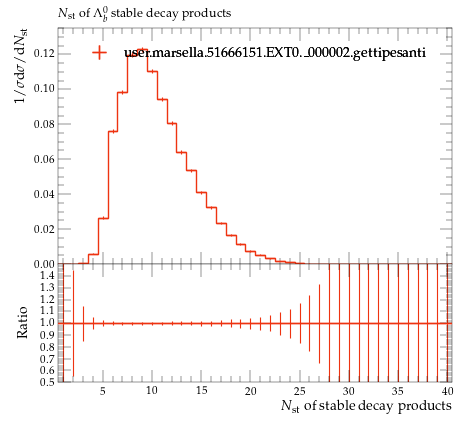

Source code (Python):
#! /usr/bin/env python

# This Python script was auto-generated using YODA v2.0.2.
# Analysis object: /MC_HFDECAYS/LAMBDAB_stable_mult
# Timestamp: 24-07-2026 (16:40:05)

import matplotlib as mpl
import matplotlib.pyplot as plt
mpl.use('Agg') # comment out for interactive use
import os
import numpy as np

plotDir = os.path.split(os.path.realpath(__file__))[0]
if 'YODA_USER_PLOT_PATH' in globals():
    plot_outdir = globals()['YODA_USER_PLOT_PATH']
else:
    plot_outdir = plotDir

#plot style
plt.style.use(os.path.join(plotDir, '../default.mplstyle'))
# plot metadata
figW, figH = plt.rcParams['figure.figsize']
ax_xLabel = r'$N_\mathrm{st}$ of stable decay products'
ax_yLabel = r'$1/\sigma \mathrm{d}\sigma/\mathrm{d}N_\mathrm{st}$'
ax_title  = r'$N_\mathrm{st}$ of $\Lambda^0_b$ stable decay products'
ax_xScale = 'linear'
ax_yScale = 'linear'
xLims = (0.5, 40.5)
yLims = (0.0, 0.13518538000000002)

# TeX-friendly labels for the legend
labels = {
    'legend' : ([ r"user.marsella.51666151.EXT0.\_000002.gettipesanti" ], r""),
}

# Adjust canvas width and height
canvasW = 10.0
canvasH = 9.0
figW *= canvasW/10.
figH *= canvasH/9.

# Create figure and axis objects
fig, (ax, ratio0_ax) = plt.subplots(2, 1, sharex=True,
                  figsize=(figW,figH), gridspec_kw={'height_ratios': (6.0, 3.0)})

# Set figure margins
plt.subplots_adjust(
    left   = 1.0 * plt.rcParams['figure.subplot.left'],
    right  = 1.0 * plt.rcParams['figure.subplot.right'],
    top    = 1.0 * plt.rcParams['figure.subplot.top'],
    bottom = 1.0 * plt.rcParams['figure.subplot.bottom'])

ratio0_ax.yaxis.set_major_locator(mpl.ticker.MultipleLocator(0.1))
ratio0_ax.set_ylim(0.5, 1.4999)
ratio0_ax.set_ylabel('Ratio')

# the numerical data is stored in a separate file
dataf = dict()
prefix = os.path.split(__file__)[0]
if prefix:    prefix = prefix + '/'
exec(open(prefix+'LAMBDAB_stable_mult__data.py').read(), dataf)


legend_handles = dict() # keep track of handles for the legend

# style options for curves
# starts at zorder>=5 to draw curve on top of legend
styles = {
  'user.marsella.51666151.EXT0._000002.gettipesanti.yoda.gz': {
    'color' : '#EE3311',
    'linestyle' : '-',
    'linewidth' : 1,
    'marker' : 'none',
    'markersize' : 2,
    'capsize' : 0.0,
    'zorder' : 5,
    'histstyle' : 1,
    'drawstyle' : 'steps-pre',
    'xerrorbars' : 1,
    'yerrorbars' : 1,
    'fillcolor' : None,
    'fillopacity' : 1.0,
    'ratio0_linestyle' : '-',
    'ratio0_linewidth' : 1,
    'ratio0_marker' : 'none',
    'ratio0_markersize' : 2,
    'ratio0_capsize' : 0.0,
    'ratio0_zorder' : 5,
    'ratio0_histstyle' : 1,
    'ratio0_drawstyle' : 'steps-pre',
    'ratio0_xerrorbars' : 1,
    'ratio0_yerrorbars' : 1,
  },
}

# curve from input yoda files in main panel
for label, yvals in dataf['yvals'].items():
    if all(np.isnan(v) for v in dataf['yvals'][label]):
        continue
    tmp = None
    if styles[label]['histstyle']: # draw as histogram
        xpos = dataf['xedges'][label] if styles[label]['drawstyle'] else dataf['xpoints'][label]
        ypos = np.insert(yvals, 0, yvals[0]) if styles[label]['drawstyle'] else yvals
        if styles[label]['fillcolor']: # fill area below curve
            ax.fill_between(xpos, ypos, step='pre',
                            color=styles[label]['fillcolor'],
                            alpha=styles[label]['fillopacity'])
        tmp, = ax.plot(xpos, ypos,
                       color=styles[label]['color'],
                       linestyle=styles[label]['linestyle'],
                       linewidth=styles[label]['linewidth'],
                       drawstyle=styles[label]['drawstyle'], solid_joinstyle='miter',
                       zorder=styles[label]['zorder'], label=label)
    tmp = ax.errorbar(dataf['xpoints'][label], yvals,
                      xerr=np.array(dataf['xerrs'][label])*styles[label]['xerrorbars'],
                      yerr=np.array(dataf['yerrs'][label])*styles[label]['yerrorbars'],
                      fmt=styles[label]['marker'], capsize=styles[label]['capsize'],
                      markersize=styles[label]['markersize'],
                      ecolor=styles[label]['color'],
                      color=styles[label]['color'], zorder=styles[label]['zorder'])
    tmp[-1][0].set_linestyle(styles[label]['linestyle'])
    tmp[-1][0].set_linewidth(styles[label]['linewidth'])
    if label in dataf['add_legend_handle']:  legend_handles[label] = tmp
    for varLabel in dataf['variation_yvals'].keys():
        if varLabel.startswith(label):
            tmp, = ax.plot(dataf['xedges'][label], dataf['variation_yvals'][varLabel],
                           color=styles[label]['color'],
                           linestyle=styles[label]['linestyle'],
                           linewidth=styles[label]['linewidth'],
                           drawstyle='steps-pre', solid_joinstyle='miter',
                           zorder=styles[label]['zorder'], alpha=0.5)


# plots on ratio panel
# curve from input yoda files in ratio panel
for label, yvals in dataf['ratio0_yvals'].items():
    if all(np.isnan(v) for v in yvals):
        continue
    if styles[label]['ratio0_histstyle']: # plot as histogram
        xpos = dataf['xedges']['user.marsella.51666151.EXT0._000002.gettipesanti.yoda.gz'] if styles[label]['ratio0_drawstyle'] else dataf['xpoints']['user.marsella.51666151.EXT0._000002.gettipesanti.yoda.gz']
        ypos = np.insert(yvals, 0, yvals[0]) if styles[label]['ratio0_drawstyle'] else yvals
        ratio0_ax.plot(xpos, ypos,
                       color=styles[label]['color'],
                       linewidth=styles[label]['linewidth'],
                       linestyle=styles[label]['ratio0_linestyle'],
                       drawstyle=styles[label]['ratio0_drawstyle'], zorder=styles[label]['zorder'],
                       solid_joinstyle='miter')
    tmp = ratio0_ax.errorbar(dataf['xpoints']['user.marsella.51666151.EXT0._000002.gettipesanti.yoda.gz'], yvals,
                             xerr=np.array(dataf['ref_xerrs'])*styles[label]['ratio0_xerrorbars'],
                             yerr=np.array(dataf['ratio0_yerrs'][label])*styles[label]['ratio0_yerrorbars'],
                             fmt=styles[label]['ratio0_marker'], capsize=styles[label]['ratio0_capsize'],
                             markersize=styles[label]['ratio0_markersize'],
                             ecolor=styles[label]['color'],
                             color=styles[label]['color'])
    tmp[-1][0].set_linestyle(styles[label]['ratio0_linestyle'])
    tmp[-1][0].set_linewidth(styles[label]['ratio0_linewidth'])

    for varlabel in dataf['ratio0_variation_vals'].keys():
        if varlabel.startswith(label):
            ratio0_ax.plot(dataf['xedges']['user.marsella.51666151.EXT0._000002.gettipesanti.yoda.gz'],
                            dataf['ratio0_variation_vals'][varlabel],
                            color=styles[label]['color'],
                            linestyle=styles[label]['linestyle'],
                            linewidth=styles[label]['linewidth'],
                            drawstyle='steps-pre', solid_joinstyle='miter',
                            zorder=1, alpha=0.5)

legend_items = list(legend_handles.values())
ax.add_artist(ax.legend(legend_items,
                        labels['legend'][0],
                        title=labels['legend'][1],
                        alignment='left',
                        loc='upper center',
                        bbox_to_anchor=(0.5, 0.97)))

# set plot metadata as defined above
ratio0_ax.set_xlabel(ax_xLabel)
ratio0_ax.xaxis.set_label_coords(1., -0.15)
ax.set_ylabel(ax_yLabel, ha='right', va='top')
ax.yaxis.set_label_coords(-0.11, 1.0)
ax.set_title(ax_title, loc='left')
ax.set_xscale(ax_xScale)
ax.set_yscale(ax_yScale)
ax.set_xlim(xLims)
ax.set_ylim(yLims)

# tick formatting
plt.rcParams['xtick.top'] = True
plt.rcParams['ytick.right'] = True
fig.align_ylabels((ax, ratio0_ax))
plt.savefig(os.path.join(plot_outdir, 'LAMBDAB_stable_mult.pdf'), format='PDF')
plt.savefig(os.path.join(plot_outdir, 'LAMBDAB_stable_mult.png'), format='PNG')

plt.close(fig)
